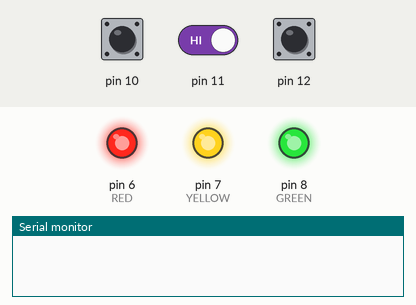
This sketch was run on a simulated Arduino Uno, built with avr-gcc and run on an emulated ATmega328P. On the bench: output pins drawn as LEDs (lit = HIGH), the last lines printed to the serial monitor. Dashed ring = blinking. Inputs (shaded band) come from the test bench; at power-on: pin 12 HIGH, pin 10 HIGH, pin 11 HIGH.

Above: at 1.2 s.
1.3 s: pin 12 pulled LOW for 0.15 s
At 2.5 s:
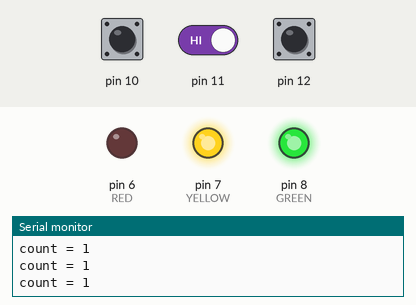
4.4 s: pin 12 pulled LOW for 1 s
At 5.1 s:
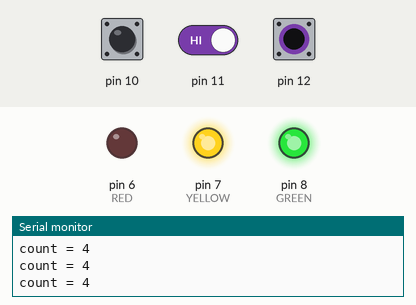
6.9 s: pin 10 pulled LOW for 1 s
At 9.3 s:
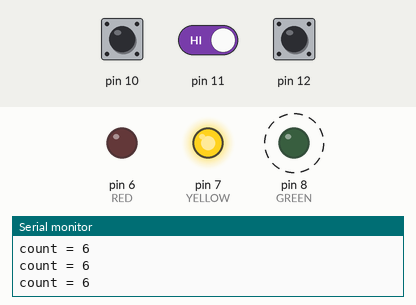
10.9 s: pin 10 pulled LOW for 3.2 s
17.1 s: pin 10 driven LOW and pin 11 driven LOW and pin 12 driven LOW
At 18.13 s:
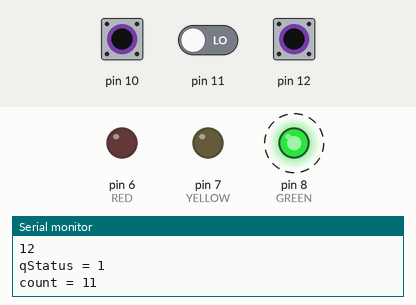
20.1 s: pin 11 driven HIGH
At 28.37 s:
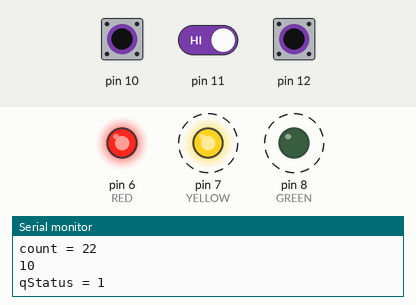
Timing chart, 0 to 33.4 s (numbered marks = the images above; inputs shaded):
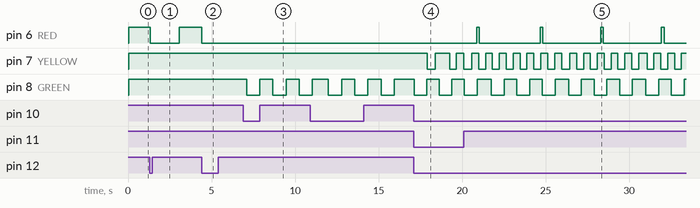

Measured:
- after the input at 1.3 s, pin 6 (RED): HIGH → LOW at once, → HIGH 1.7 s later
- after the input at 4.4 s, pin 6 (RED): HIGH → LOW at once
- after the input at 6.9 s, pin 8 (GREEN): alternates HIGH for 0.79 s and LOW for 0.79 s, starting after 0.20 s
- after the input at 17.1 s, pin 7 (YELLOW): goes LOW 0.48 s, HIGH 0.88 s, LOW 0.40 s, HIGH 0.44 s, then LOW, starting after 0.80 s; pin 8 (GREEN): alternates HIGH for 0.75 s and LOW for 0.75 s, starting at once
- after the input at 20.1 s, pin 6 (RED): alternates HIGH for 0.16 s and LOW for 3.5 s, starting after 0.77 s

The sketch:

ITC_Assignment_08.ino
```cpp
#include <Arduino_FreeRTOS.h>
#include "queue.h"

#define RED     6 //8
#define YELLOW  7 //9
#define GREEN   8 //10

#define SW1     12 //5  //control red
#define SW2     11 //6  //control yellow
#define SW3     10 //7  //control green

QueueHandle_t BlinkQueue;

void setup()
{
  Serial.begin(9600);
  BlinkQueue =  xQueueCreate(10, sizeof(int32_t));

  xTaskCreate(vSenderTask, "Sender Task 1", 100, SW1, 1, NULL);
  xTaskCreate(vSenderTask, "Sender Task 1", 100, SW2, 1, NULL);
  xTaskCreate(vSenderTask, "Sender Task 1", 100, SW3, 1, NULL);

  xTaskCreate(vReceiverTask, "Receiver Task ", 100, RED, 1, NULL);
  xTaskCreate(vReceiverTask, "Receiver Task", 100, YELLOW, 1, NULL);
  xTaskCreate(vReceiverTask, "Receiver Task", 100, GREEN, 1, NULL);
}

int lastPress = 0;
void vSenderTask(void *pvParameters)
{
  BaseType_t qStatus;
  int32_t valueToSend = 0;
  int SW = (int32_t)pvParameters;
  const TickType_t xTicksToWait = pdMS_TO_TICKS(100);
  pinMode(SW, INPUT_PULLUP);
  while (1)
  {

    if (digitalRead(SW) == LOW && millis() - lastPress >= 50)
    {
      lastPress = millis();
      valueToSend = SW;
    }
    else
    {
      valueToSend = 0;
    }

    if (valueToSend != 0) //ทําเงื่อนไขเมื่อ valueToSend != 0
    {
      qStatus = xQueueSend(BlinkQueue, &valueToSend, xTicksToWait);
      vTaskDelay(10); //10
    }
  }
}

//for control time with red LED
int count_red = 0;
unsigned long  pastTime_red = 0;

//for control time with yellow LED
unsigned long  pastTime_yellow = 0;

void vReceiverTask(void *pvParameters)
{
  int time_red = 0;
  int LED = (int32_t)pvParameters;
  int32_t valueReceived;
  BaseType_t qStatus;
  const TickType_t xTicksToWait = pdMS_TO_TICKS(100);

  //these LED are active LOW (LED active when LOW)
  pinMode(RED, OUTPUT); digitalWrite(RED, HIGH);
  pinMode(YELLOW, OUTPUT); digitalWrite(YELLOW, HIGH);
  pinMode(GREEN, OUTPUT); digitalWrite(GREEN, HIGH);

  bool YELLOW_status = false;
  while (1)
  {
    qStatus = xQueueReceive(BlinkQueue, &valueReceived, xTicksToWait);
    if (qStatus  == pdPASS)
    {
      Serial.println(valueReceived);
      if (valueReceived == 12 && LED == RED)
      {
        Serial.print("LED = ");
        Serial.print(LED);
        Serial.print("valueReceived = ");
        Serial.println(valueReceived);

        count_red += 1;
        //time_red = count_red * 3000;
        digitalWrite(RED, LOW);
//        vTaskDelay(300);
//
//        digitalWrite(RED, 1);
      }
      else if (valueReceived == 11 && LED == YELLOW)
      {
        YELLOW_status = !(YELLOW_status);
        digitalWrite(YELLOW,HIGH);
      }
      else if (valueReceived == 10 && LED == GREEN)
      {
        Serial.print("LED = ");
        Serial.println(LED);

        for(int i = 1 ; i <= 3 ; i++)
        {
          digitalWrite(GREEN, 0);
          vTaskDelay(50); //คล้ายๆ delay(500)
          digitalWrite(GREEN, 1);
          vTaskDelay(50);
        }
      }
//      else if (valueReceived != 10)
//      {
//        int32_t valueReceived = valueReceived;
//        xQueueReceive(BlinkQueue, &valueReceived, xTaskCreate);
//        vTaskDelay(1);
//      }

      //test
      Serial.print("qStatus = ");
      Serial.println(qStatus );
    }

    //how to display Yellow LED
    if (YELLOW_status && LED == YELLOW)
    {
        if(millis() - pastTime_yellow >= 400 )
        {
          pastTime_yellow = millis();
          digitalWrite(YELLOW,digitalRead(YELLOW) ^ 1);
        }
    }

    //how to do display Red LED
    if(count_red > 0)
    {
      Serial.print("count = ");
      Serial.println(count_red);
      if( millis() - pastTime_red >= count_red * 3000)
      {
        pastTime_red = millis();
        digitalWrite(RED,HIGH); // turn off red LED
        count_red = 0;
//        Serial.print("finally , count = ");
//        Serial.println(count_red);
      }
    }


  }

}

void loop()
{


}
```
